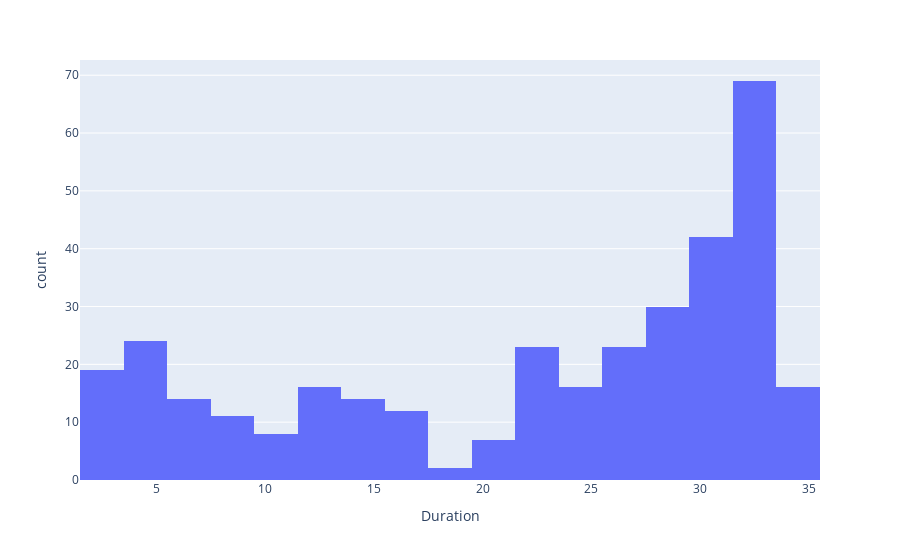

The cell this chart's notebook holds for it:
### Code cell
mainLogger.debug(f"max={max}")
fig = px.histogram(df_users, x="Duration", nbins=20)
fig.show()

### Figure 1 — Plotly figure (JSON) as saved in the notebook; plotly's stock layout.template omitted (floating-point values rounded to 4 significant figures; data arrays with more than 128 entries replaced by an {"elided": "..."} marker saying what was removed)
{"data": [{"alignmentgroup": "True", "bingroup": "x", "hovertemplate": "Duration=%{x}<br>count=%{y}<extra></extra>", "legendgroup": "", "marker": {"color": "#636efa", "pattern": {"shape": ""}}, "name": "", "nbinsx": 20, "offsetgroup": "", "orientation": "v", "showlegend": false, "type": "histogram", "x": {"elided": "398 int values"}, "xaxis": "x", "yaxis": "y"}], "layout": {"barmode": "relative", "legend": {"tracegroupgap": 0}, "margin": {"t": 60}, "xaxis": {"anchor": "y", "domain": [0, 1], "title": {"text": "Duration"}}, "yaxis": {"anchor": "x", "domain": [0, 1], "title": {"text": "count"}}}}
